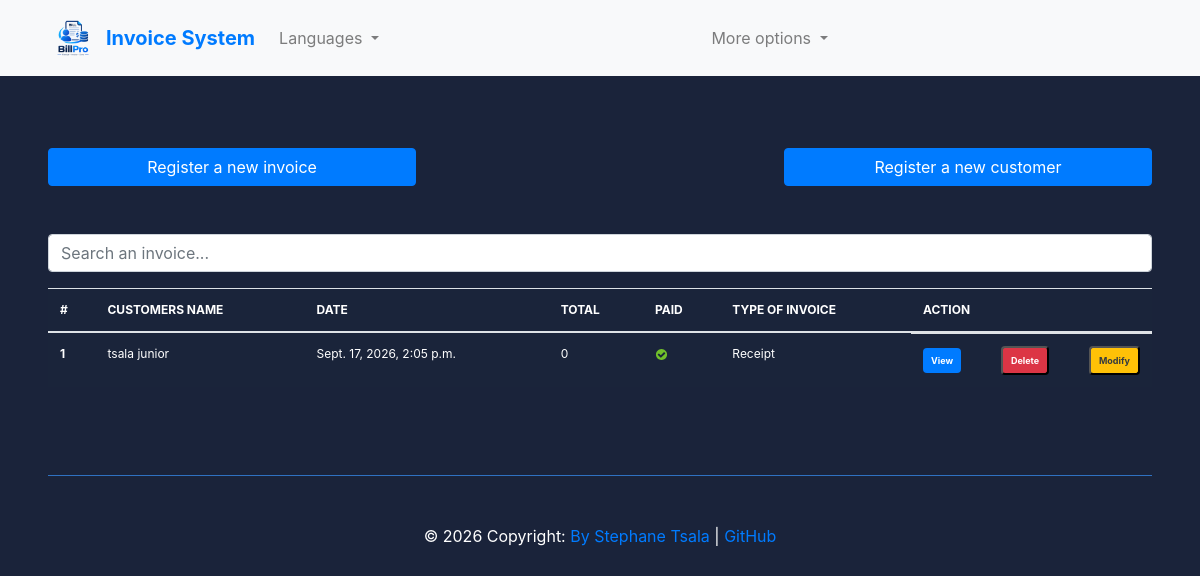
The app's page /, older data.
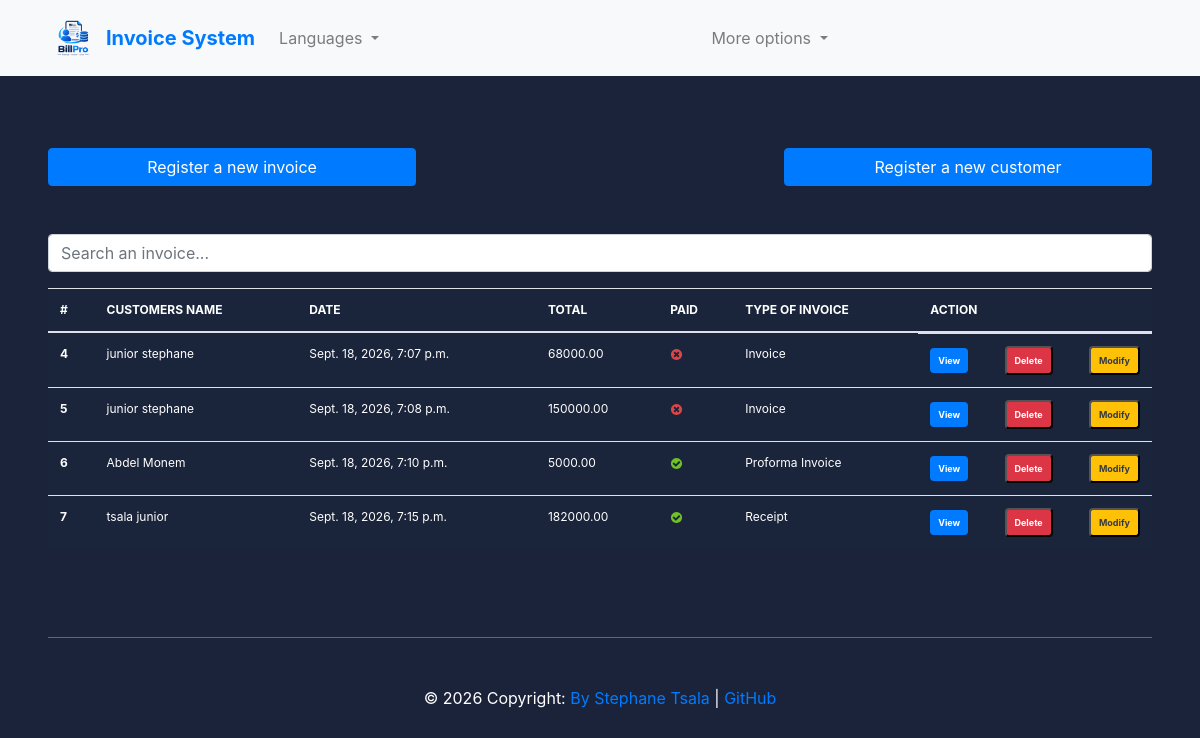
The same page, newer data.
### Invoice_app/models.py (models this page shows, shortened)
class Invoice(models.Model):
    INVOICE_TYPES = [("R", "Receipt"), ("I", "Invoice"), ("P", "Proforma Invoice")]
    customer = models.ForeignKey(Customer, on_delete=models.PROTECT)
    save_by = models.ForeignKey(User, on_delete=models.PROTECT)
    invoice_date = models.DateTimeField(auto_now_add=True, null=False, blank=False)
    amount = models.DecimalField(max_digits=10, decimal_places=2)
    last_updated = models.DateTimeField(null=True, blank=True)
    paid = models.BooleanField(default=False)
    invoice_type = models.CharField(
        max_length=1, choices=INVOICE_TYPES, null=False, blank=False
    )
    comments = models.TextField(null=True, blank=True)
    class Meta:
        verbose_name = "Invoice"
        verbose_name_plural = "Invoices"
    @property
    def get_total_amount(self):
        total_amount = sum(product.get_total_price for product in self.products_set.all())
        return total_amount
    def get_invoice_type_display(self):
        return dict(self.INVOICE_TYPES).get(self.invoice_type, "Unknown")

class Customer(models.Model):
    SEX_TYPES = [("M", "Male"), ("F", "Female")]
    name = models.CharField(max_length=150, null=False, blank=False)
    email = models.EmailField(unique=True, null=False, blank=False)
    phone_number = models.CharField(max_length=20, unique=True, null=False, blank=False)
    address = models.CharField(max_length=100, null=False, blank=False)
    sex = models.CharField(max_length=1, choices=SEX_TYPES, null=False, blank=False)
    age = models.CharField(max_length=10, null=False, blank=False)
    city = models.CharField(max_length=50, null=False, blank=False)
    zip_code = models.CharField(max_length=20)
    created_at = models.DateTimeField(auto_now_add=True)
    save_by = models.ForeignKey(User, on_delete=models.PROTECT)
    class Meta:
        verbose_name = "Customer"
        verbose_name_plural = "Customers"

class Products(models.Model):
    invoice = models.ForeignKey(Invoice, on_delete=models.CASCADE, related_name="products_set")
    name = models.CharField(max_length=100, null=False, blank=False)
    quantity = models.PositiveIntegerField(null=False, blank=False)
    unit_price = models.DecimalField(max_digits=10, decimal_places=2, null=False, blank=False)
    total_price = models.DecimalField(max_digits=10, decimal_places=2, null=False, blank=False)
    class Meta:
        verbose_name = "Product"
        verbose_name_plural = "Products"
    @property
    def get_total_price(self):
        return self.quantity * self.unit_price

### Invoice_app/views.py (the view, shortened to what this page needs)
# urls.py: path('', views.HomeView.as_view(), name='home'),
class HomeView(View):
    template_name = "index.html"
    """
    select_related is used to optimize database queries by fetching related objects in a single query, reducing the number of database hits.
    In this case, it fetches the related 'customer' object for each invoice, which can improve performance when displaying invoice data along with customer information.
    """
    invoices = Invoice.objects.select_related("customer", "save_by").all()
    context = {"invoices": invoices}
    def get(self, request, *args, **kwargs):
        items = pagination(request, self.invoices)  # Paginate the invoices
        self.context["invoices"] = items  # Update the context with paginated invoices
        return render(request, self.template_name, self.context)

### Invoice_app/utils.py (called while the page is built)
def pagination(request, invoices):
    default_page = 1
    page = request.GET.get("page", default_page)
    items_per_page = 5  # Number of invoices to display per page
    paginator = Paginator(
        invoices, items_per_page
    )  # Show items_per_page invoices per page
    try:
        items_page = paginator.page(page)
    except PageNotAnInteger:
        items_page = paginator.page(default_page)
    except EmptyPage:
        items_page = paginator.page(paginator.num_pages)
    return items_page  # Return the paginated invoices for rendering in the template

### templates/index.html (shortened to what this page needs)
{% extends 'base.html' %}
{% load static %}
{% block content %}
<br><br>
<div class="row justify-content-between display-flex ml-5 mr-5">
    <a href="{% url 'add_invoice' %}" class="btn col-md-4 btn-primary">
        Register a new invoice
    </a>
    <a href="{% url 'add_customer' %}" class="btn col-md-4 btn-primary">
        Register a new customer
    </a>
</div>
<br> <br>
<div class="form-group ml-5 mr-5">
    <input id="search" class="form-control" type="text" placeholder="Search an invoice...">
</div>
<div class="ml-5 mr-5">
    <table class="table table-striped-columns">
        <thead>
            <tr>
                <th scope="col">#</th>
                <th scope="col">CUSTOMERS NAME</th>
                <th scope="col">DATE</th>
                <th scope="col">TOTAL</th>
                <th scope="col">PAID</th>
                <th scope="col">TYPE OF INVOICE</th>
                <th scope="col">ACTION</th>
            </tr>
        </thead>
        <tbody id="myTable">
            {% if invoices %}
            {% for facture in invoices %}
            <tr>
                <th scope="row">{{ facture.pk }}</th>
                <td>{{facture.customer.name}}</td>
                <td>{{facture.invoice_date}}</td>
                <td>{{ facture.get_total_amount }}</td>
                <td>
                    {% if facture.paid %}
                    <img src="{% static 'images/icon-yes.svg' %}" alt="True">
                    {% else %}
                    <img src="{% static 'images/icon-no.svg' %}" alt="False">
                    {% endif %}
                </td>
                <td>{{facture.get_invoice_type_display }}</td>
                <td class="d-flex justify-content-between align-items-center gap-2">
                    <a href="" title="Detail" class="badge text-white bg-primary p-2">View</a>
                    <button id="btn-invoice-sup" type="button" data-toggle="modal" data-target="#supprimer"
                        class="badge text-white bg-danger p-2" title="Supprimer" data-id=""
                        data-customer="{{facture.customer.name}}">Delete
                    </button>
                    <button id="btn-invoice-mod" type="button" data-toggle="modal" title="Modifier"
                        data-target="#modifier" data-id="{{facture.pk}}" data-customer=""
                        class="badge text-dark bg-warning p-2"> Modify
                    </button>
                </td>
            </tr>
            {% endfor %}
            {% else %}
            <p class="text-center text-white">No invoice found.</p>
            {% endif %}
        </tbody>
    </table>
</div>
<br><br>
{% endblock %}

### templates/base.html (shortened to what this page needs)
<!DOCTYPE html>
{% load static %}
<html lang="en">
<head>
    <link rel="stylesheet" href="{% static 'css/style.css' %}">
    <link rel="stylesheet" href="https://cdn.jsdelivr.net/npm/bootstrap@4.6.2/dist/css/bootstrap.min.css"
>
    {% load static %}
</head>
<body>
    <header>
        <nav class="navbar navbar-expand-lg navbar-light bg-light py-2 px-5 d-flex align-items-center">
            <a class="navbar-brand d-flex align-items-center" href="{% url 'home' %}">
                <img src="{% static 'images/InvoiceAppLogo.png' %}" width="50" height="50"
                    class="d-inline-block align-top" alt="">
                <span class="ml-2 text-primary font-weight-bold">Invoice System</span>
            </a>
            <div class="collapse navbar-collapse" id="navbarSupportedContent">
                <ul class="navbar-nav mr-auto">
                    <li class="nav-item dropdown">
                        <a class="nav-link dropdown-toggle" href="#" role="button" data-toggle="dropdown"
                            aria-expanded="false">
                            Languages
                        </a>
                    </li>
                </ul>
            </div>
            <div class="collapse navbar-collapse" id="navbarSupportedContent">
                <ul class="navbar-nav mr-auto">
                    <li class="nav-item dropdown">
                        <a class="nav-link dropdown-toggle" href="#" role="button" data-toggle="dropdown"
                            aria-expanded="false">
                            More options
                        </a>
                    </li>
                </ul>
            </div>
        </nav>
    </header>
    <div class="container">
        <div class="wrapper">
            <br>
        </div>
    </div>
    {% block content %}
    {% endblock %}
    <footer class="text-center ml-5 mr-5 mt-4">
        <div class="text-center">
            © 2026 Copyright:
            <a href="https://www.linkedin.com/in/stephane-tsala/" target="_blank">By Stephane
                Tsala</a> |
            <a href="https://www.github.com/tsalajunior/" target="_blank">GitHub</a>
        </div>
    </footer>
</body>
</html>

### static/css/style.css (style rules this page uses)
body { margin: 0; padding: 0; font: 400 .875rem 'Open Sans', sans-serif; color: #bcd0f7; background: #1A233A !important; position: relative; height: 100%; }
table th, table td { color: #ffffff; }
footer { padding: 3rem 0 0 0; border-top: #2f71c1 1px solid; color: #ffffff; }
.table { background: #1a243a; color: #bcd0f7; font-size: .75rem; }

Row changes from the older to the newer data that the page shows:
removed Invoice: pk "1", customer.name "tsala junior", invoice_date "Sept. 17, 2026, 2:05 p.m.", get_total_amount "0", paid True (drawn), invoice_type "Receipt"
added Invoice: pk "4", customer.name "junior stephane", invoice_date "Sept. 18, 2026, 7:07 p.m.", get_total_amount "68000.00", paid False (drawn), invoice_type "Invoice"
added Invoice: pk "5", customer.name "junior stephane", invoice_date "Sept. 18, 2026, 7:08 p.m.", get_total_amount "150000.00", paid False (drawn), invoice_type "Invoice"
added Invoice: pk "6", customer.name "Abdel Monem", invoice_date "Sept. 18, 2026, 7:10 p.m.", get_total_amount "5000.00", paid True (drawn), invoice_type "Proforma Invoice"
added Invoice: pk "7", customer.name "tsala junior", invoice_date "Sept. 18, 2026, 7:15 p.m.", get_total_amount "182000.00", paid True (drawn), invoice_type "Receipt"
